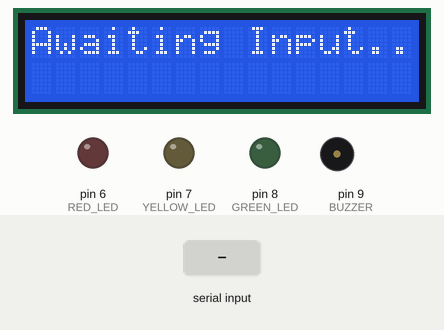
A sketch run on a simulated Arduino Uno, built with avr-gcc and run on an emulated ATmega328P. On the bench: 16×2 character LCD, output pins drawn as LEDs (lit = HIGH), buzzer (waves = sounding). The inputs (shaded band) are chosen by the test bench. What the sketch prints to the serial monitor is not drawn.

Above: at 1.2 s.
1.3 s: "Y\n" received over Serial
At 2.4 s:
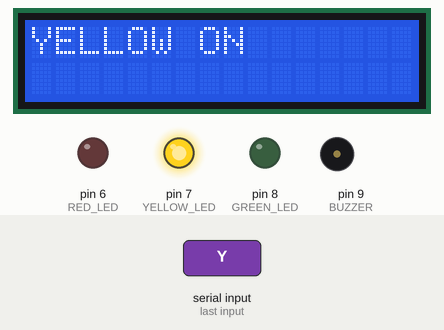
At 8.2 s:
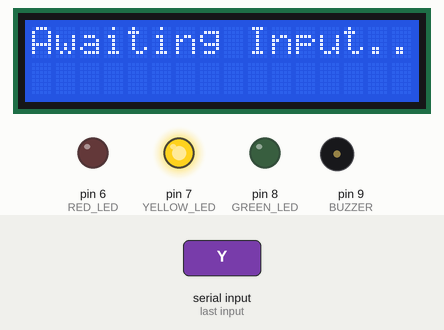
Timing chart, 0 to 9.7 s (numbered marks = the images above; inputs shaded):
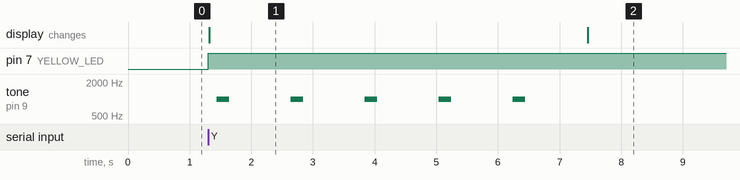

Measured:
- after the input at 1.3 s, pin 7 (YELLOW_LED): LOW → HIGH at once; tone on pin 9 (BUZZER): alternates 1000 Hz for 0.20 s and silent for 1.0 s, 10 changes in all, then stays silent, starting after 0.14 s; the display: changes at once (image 1)
- what the display in image 1 shows lasts 6.2 s, from 1.3 s to 7.5 s

The sketch:

LCD_LED_Buzzer-Control-Better_Approach.ino
```cpp
#include <Wire.h>
#include <LiquidCrystal_I2C.h>

LiquidCrystal_I2C lcd(0x27, 16, 2);

const int RED_LED = 6;
const int YELLOW_LED = 7;
const int GREEN_LED = 8;
const int BUZZER = 9;

const int BUZZER_FREQ = 1000;
const int BUZZER_DURATION = 200;
const int BUZZER_REPEAT = 5;
const int YELLOW_INTERVAL = 1000;
const int GREEN_INTERVAL = 3000;

volatile bool keepBuzzing = false;

void setup() {
  pinMode(RED_LED, OUTPUT);
  pinMode(YELLOW_LED, OUTPUT);
  pinMode(GREEN_LED, OUTPUT);
  pinMode(BUZZER, OUTPUT);

  Serial.begin(9600);
  lcd.init();
  lcd.backlight();
  lcd.setCursor(0,0);
  lcd.print("Awaiting Input...");
}

void loop() {
  if (Serial.available() > 0) {
    char input = Serial.read();
    if (input == '\n' || input == '\r') {
      return;
    }
    inputHandler(input);
  }

  if (keepBuzzing) {
    tone(BUZZER, BUZZER_FREQ);
  }
}

/* We deal with the functionalities of the program below */

void resetOutputs() {
  lcd.clear();
  digitalWrite(RED_LED, LOW);
  digitalWrite(YELLOW_LED, LOW);
  digitalWrite(GREEN_LED, LOW);
  keepBuzzing = false;
  buzzerOff();
}

void buzzerOff() {
  noTone(BUZZER);
}

void ledControl(int ledPin, bool state) {
  digitalWrite(ledPin, state ? HIGH : LOW);
}

void displayMessage(const char* msg) {
  lcd.clear();
  lcd.print(msg);
}

void initialMessage(){
  lcd.clear();
  lcd.setCursor(0,0);
  lcd.print("Awaiting Input...");
}

void buzzerController(int freq, int duration, int repeat, int interval) {
  Serial.println("Start Buzzing");
  Serial.print("num of freq: "); Serial.println(freq);
  Serial.print("num of duration: "); Serial.println(duration);
  Serial.print("num of repeat: "); Serial.println(repeat);
  Serial.print("num of interval: "); Serial.println(interval);

  for (int i = 0; i < repeat; i++) {
    tone(BUZZER, freq, duration);
    delay(duration);
    delay(interval);
  }
  buzzerOff();
}

void ledController(int ledPin, const char* msg, int repeat, int interval) {
  ledControl(ledPin, true);
  displayMessage(msg);

  Serial.println("Start Lightening");
  Serial.print("LED PIN is: "); Serial.println(ledPin);
  Serial.print("num of repeat: "); Serial.println(repeat);
  Serial.print("num of interval: "); Serial.println(interval);

  if (repeat > 0 && interval > 0) {
    buzzerController(BUZZER_FREQ, BUZZER_DURATION, repeat, interval);
  } else if (repeat == -1) {
    keepBuzzing = true;
  } else {
    Serial.println("Invalid parameter(s) received.");
  }
}

void inputHandler(char input) {
  resetOutputs();
  input = toupper(input);
  Serial.println("=== Session Started ===");

  switch (input) {
    case 'C':
      break;
    case 'R':
      ledController(RED_LED, "RED ON", -1, -1);
      break;
    case 'Y':
      ledController(YELLOW_LED, "YELLOW ON", BUZZER_REPEAT, YELLOW_INTERVAL);
      initialMessage();
      break;
    case 'G':
      ledController(GREEN_LED, "GREEN ON", BUZZER_REPEAT, GREEN_INTERVAL);
      initialMessage();
      break;
    default:
      displayMessage("(422) Unprocessable Entity");
      Serial.println("Invalid command received.");
      delay(3000);
      initialMessage();
      break;
  }
}
```
